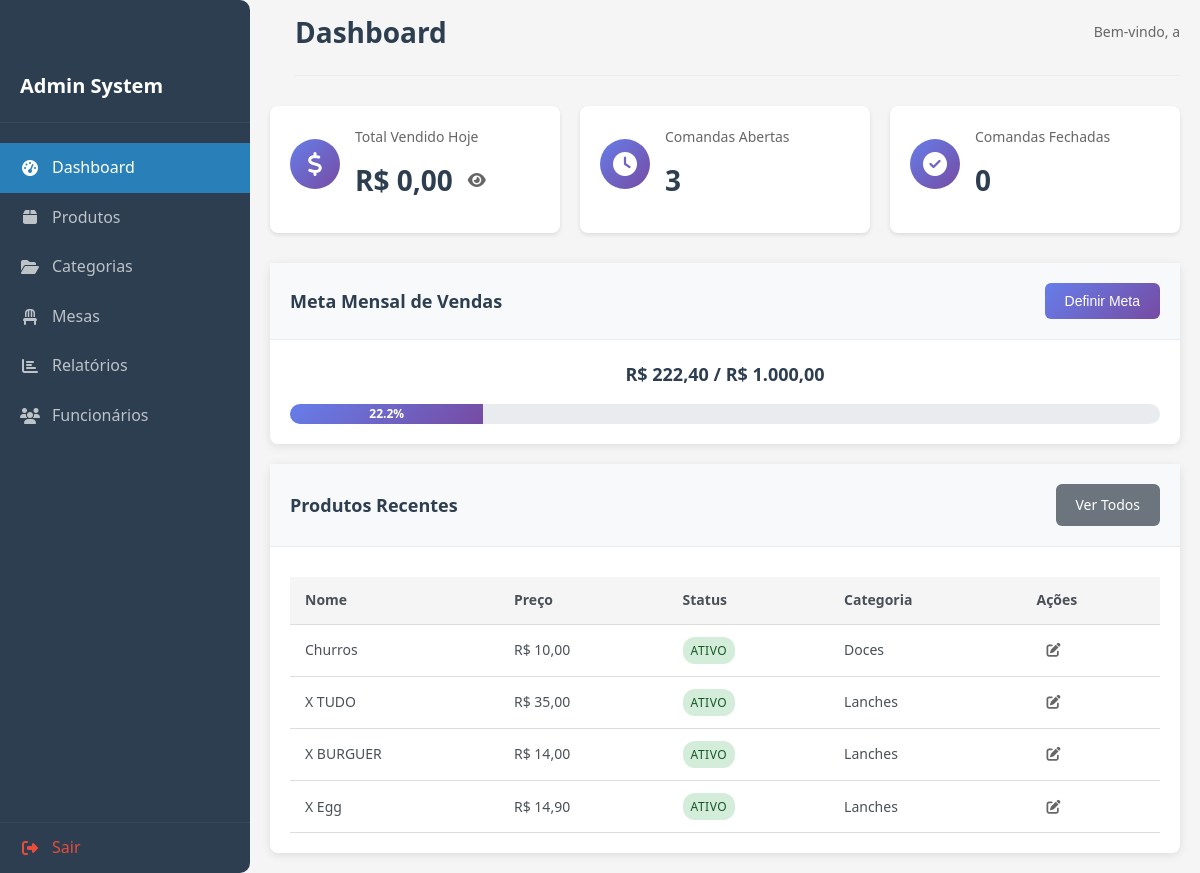
The page /gecom-adm/dashboard.php (signed in) on the database its author committed.
### tables this page shows
CREATE TABLE `goals` (
  `id` int NOT NULL AUTO_INCREMENT,
  `target` decimal(10,2) NOT NULL,
  `current_amount` decimal(10,2) DEFAULT '0.00',
  `month` int NOT NULL,
  `year` int NOT NULL,
  `created_at` timestamp NULL DEFAULT CURRENT_TIMESTAMP,
  PRIMARY KEY (`id`),
  UNIQUE KEY `unique_month_year` (`month`,`year`)
);

CREATE TABLE `products` (
  `id` int NOT NULL AUTO_INCREMENT,
  `name` varchar(100) NOT NULL,
  `price` decimal(10,2) NOT NULL,
  `status` enum('Ativo','Inativo') DEFAULT 'Ativo',
  `category_id` int DEFAULT NULL,
  `created_at` timestamp NULL DEFAULT CURRENT_TIMESTAMP,
  PRIMARY KEY (`id`),
  KEY `category_id` (`category_id`),
  CONSTRAINT `fk_products_category` FOREIGN KEY (`category_id`) REFERENCES `categories` (`id`) ON DELETE SET NULL
);

CREATE TABLE `categories` (
  `id` int NOT NULL AUTO_INCREMENT,
  `name` varchar(100) NOT NULL,
  `description` text,
  `created_at` timestamp NULL DEFAULT CURRENT_TIMESTAMP,
  PRIMARY KEY (`id`)
);

### gecom-adm/dashboard.php (the view, shortened to what this page needs)
<?php
require_once 'config/database.php';
$today = date('Y-m-d');
$startDay = $today . " 00:00:00";
$endDay   = $today . " 23:59:59";
$stmt = $pdo->prepare("
    SELECT COALESCE(SUM(total_price), 0)
    FROM sales
    WHERE sale_date BETWEEN ? AND ?
");
$stmt->execute([$startDay, $endDay]);
$totalToday = $stmt->fetchColumn();
$stmt = $pdo->query("
    SELECT COUNT(*)
    FROM orders
    WHERE status != 'closed'
");
$openOrders = $stmt->fetchColumn();
$stmt = $pdo->prepare("
    SELECT COUNT(*)
    FROM orders
    WHERE status = 'closed'
    AND closed_at BETWEEN ? AND ?
");
$stmt->execute([$startDay, $endDay]);
$closedOrders = $stmt->fetchColumn();
$currentMonth = date('n');
$currentYear = date('Y');
$stmt = $pdo->prepare("
    SELECT *
    FROM goals
    WHERE month = ? AND year = ?
");
$stmt->execute([$currentMonth, $currentYear]);
$goal = $stmt->fetch();
$stmt = $pdo->prepare("
    SELECT COALESCE(SUM(total_price), 0)
    FROM sales
    WHERE MONTH(sale_date) = ?
    AND YEAR(sale_date) = ?
");
$stmt->execute([$currentMonth, $currentYear]);
$currentSales = $stmt->fetchColumn();
$stmt = $pdo->query("
    SELECT p.*, c.name AS category_name
    FROM products p
    LEFT JOIN categories c ON p.category_id = c.id
    ORDER BY p.created_at DESC
    LIMIT 5
");
$recentProducts = $stmt->fetchAll();
?>
<!DOCTYPE html>
<html lang="pt-BR">
<head>
    <link rel="stylesheet" href="assets/css/style.css?v=1.2">
    <link rel="stylesheet" href="https://cdnjs.cloudflare.com/ajax/libs/font-awesome/6.0.0/css/all.min.css">
</head>
<body>
    <?php include 'includes/sidebar.php'; ?>
    <div class="main-content">
        <div class="header">
            <h1>Dashboard</h1>
            <div class="user-info">
                Bem-vindo, <?php echo htmlspecialchars($_SESSION['username']); ?>
            </div>
        </div>
        <div class="stats-grid">
            <div class="stat-card">
                <div class="stat-icon"><i class="fas fa-dollar-sign" style="color:white;"></i></div>
                <div class="stat-content">
                    <h3>Total Vendido Hoje</h3>
                    <div class="stat-value">
                        <span id="totalValue">
                            R$ <?php echo number_format($totalToday, 2, ',', '.'); ?>
                        </span>
                        <button onclick="toggleValue()" class="toggle-btn">
                            <i class="fas fa-eye" id="eyeIcon"></i>
                        </button>
                    </div>
                </div>
            </div>
            <div class="stat-card">
                <div class="stat-icon"><i class="fas fa-clock" style="color:white;"></i></div>
                <div class="stat-content">
                    <h3>Comandas Abertas</h3>
                    <div class="stat-value"><?php echo $openOrders; ?></div>
                </div>
            </div>
            <div class="stat-card">
                <div class="stat-icon"><i class="fas fa-check-circle" style="color:white;"></i></div>
                <div class="stat-content">
                    <h3>Comandas Fechadas</h3>
                    <div class="stat-value"><?php echo $closedOrders; ?></div>
                </div>
            </div>
        </div>
        <div class="content-grid">
            <div class="card">
                <div class="card-header">
                    <h2>Meta Mensal de Vendas</h2>
                    <button class="btn btn-primary" onclick="openGoalModal()">Definir Meta</button>
                </div>
                <div class="card-content">
                    <?php if ($goal): ?>
                        <div class="goal-info">
                            <div class="goal-values">
                                R$ <?php echo number_format($currentSales, 2, ',', '.'); ?> /
                                R$ <?php echo number_format($goal['target'], 2, ',', '.'); ?>
                            </div>
                            <div class="progress-bar">
                                <?php
                                    $percentage = $goal['target'] > 0
                                        ? min(($currentSales / $goal['target']) * 100, 100)
                                        : 0;
                                ?>
                                <div class="progress-fill" style="width: <?php echo $percentage; ?>%">
                                    <?php echo number_format($percentage, 1); ?>%
                                </div>
                            </div>
                        </div>
                    <?php else: ?>
                        <p class="no-goal">Nenhuma meta definida para este mês</p>
                    <?php endif; ?>
                </div>
            </div>
        </div>
        <div class="card">
            <div class="card-header">
                <h2>Produtos Recentes</h2>
                <a href="produtos.php" class="btn btn-secondary">Ver Todos</a>
            </div>
            <div class="card-content">
                <div class="table-responsive">
                    <table class="table">
                        <thead>
                            <tr>
                                <th>Nome</th>
                                <th>Preço</th>
                                <th>Status</th>
                                <th>Categoria</th>
                                <th>Ações</th>
                            </tr>
                        </thead>
                        <tbody>
                            <?php foreach ($recentProducts as $product): ?>
                            <tr>
                                <td><?php echo htmlspecialchars($product['name']); ?></td>
                                <td>R$ <?php echo number_format($product['price'], 2, ',', '.'); ?></td>
                                <td>
                                    <span class="badge badge-<?php echo $product['status'] === 'Ativo' ? 'success' : 'secondary'; ?>">
                                        <?php echo $product['status']; ?>
                                    </span>
                                </td>
                                <td><?php echo $product['category_name'] ?? 'Sem categoria'; ?></td>
                                <td>
                                    <a href="produtos.php?edit=<?php echo $product['id']; ?>" class="btn-icon">
                                        <i class="fas fa-edit"></i>
                                    </a>
                                </td>
                            </tr>
                            <?php endforeach; ?>
                        </tbody>
                    </table>
                </div>
            </div>
        </div>
    </div>
</body>
</html>

### gecom-adm/includes/sidebar.php (shortened to what this page needs)
<!DOCTYPE html>
<html lang="pt-BR">
<head>
    <link rel="stylesheet" href="https://cdnjs.cloudflare.com/ajax/libs/font-awesome/6.4.0/css/all.min.css">
</head>
<body>
    <div class="sidebar" id="sidebar">
        <div class="sidebar-header">
            <h2>Admin System</h2>
        </div>
        <nav class="sidebar-nav">
            <a href="dashboard.php" class="nav-link <?php echo basename($_SERVER['PHP_SELF']) === 'dashboard.php' ? 'active' : ''; ?>">
                <i class="fas fa-tachometer-alt"></i>
                <span>Dashboard</span>
            </a>
            <a href="produtos.php" class="nav-link <?php echo basename($_SERVER['PHP_SELF']) === 'produtos.php' ? 'active' : ''; ?>">
                <i class="fas fa-box"></i>
                <span>Produtos</span>
            </a>
            <a href="categorias.php" class="nav-link <?php echo basename($_SERVER['PHP_SELF']) === 'categorias.php' ? 'active' : ''; ?>">
                <i class="fas fa-folder-open"></i>
                <span>Categorias</span>
            </a>
            <a href="mesas.php" class="nav-link <?php echo basename($_SERVER['PHP_SELF']) === 'mesas.php' ? 'active' : ''; ?>">
                <i class="fas fa-chair"></i>
                <span>Mesas</span>
            </a>
            <a href="relatorios.php" class="nav-link <?php echo basename($_SERVER['PHP_SELF']) === 'relatorios.php' ? 'active' : ''; ?>">
                <i class="fas fa-chart-bar"></i>
                <span>Relatórios</span>
            </a>
            <a href="funcionarios.php" class="nav-link <?php echo basename($_SERVER['PHP_SELF']) === 'funcionarios.php' ? 'active' : ''; ?>">
                <i class="fas fa-users"></i>
                <span>Funcionários</span>
            </a>
        </nav>
        <div class="sidebar-footer">
            <a href="api/logout.php" class="nav-link logout">
                <i class="fas fa-sign-out-alt"></i>
                <span>Sair</span>
            </a>
        </div>
    </div>
</body>
</html>

### gecom-adm/includes/sidebar.php (style rules this page uses)
* { margin: 0; padding: 0; box-sizing: border-box; }
body { font-family: "Segoe UI", Tahoma, Geneva, Verdana, sans-serif; background-color: #f5f5f5; color: #333; line-height: 1.6; display: flex; flex-direction: row; height: 100vh; overflow: hidden; margin: 0; padding: 0; }
.sidebar { position: fixed; height: 100dvh; width: 250px; background: #2c3e50; padding: 50px 0 60px 0; display: flex; flex-direction: column; color: white; border-radius: 0px 10px 10px 0px; z-index: 1000; transition: transform 0.3s ease; }
.sidebar-header { padding: 20px; border-bottom: 1px solid #34495e; display: flex; align-items: center; justify-content: space-between; }
.sidebar-header h2 { font-size: 20px; font-weight: 600; }
.sidebar-nav { padding: 20px 0; flex: 1; overflow-y: auto; }
.nav-link { display: flex; align-items: center; padding: 12px 20px; color: #bdc3c7; text-decoration: none; transition: all 0.3s; background-color: 3px solid transparent; }
.nav-link.active { background-color: #3498db; color: white; background-color: #2980b9; }
.nav-link i { margin-right: 12px; width: 20px; text-align: center; }
.sidebar-footer { position: absolute; bottom: 0; width: 100%; border-top: 1px solid #34495e; }
.logout { color: #e74c3c !important; }
.main-content { display: flex; flex-direction: column; width: 100%; height: 100vh; overflow-y: auto; padding: 0px 20px 0px 20px; transition: margin-left 0.3s ease; }
.header { display: flex; justify-content: space-between; align-items: center; margin-bottom: 30px; padding-bottom: 20px; border-bottom: 1px solid #e9ecef; margin-top: 10px; }
.header h1 { font-size: 28px; color: #2c3e50; margin: 0; }
@media (min-width: 992px) { .sidebar { transform: translateX(0) !important; position: relative; } }
@media (min-width: 992px) { .main-content { margin-left: 0; width: calc(100% - 250px); } }

### rows shown on the page
goals: target "1.000,00"
products: name "Churros", price "10,00", status "ATIVO", category.name "Doces"
products: name "X TUDO", price "35,00", status "ATIVO", category.name "Lanches"
products: name "X BURGUER", price "14,00", status "ATIVO", category.name "Lanches"
products: name "X Egg", price "14,90", status "ATIVO", category.name "Lanches"

### other values the page prints
$_SESSION['username'] "a"
$totalToday "0,00"
$openOrders "3"
$closedOrders "0"
$currentSales "222,40"
$percentage "22.2"
